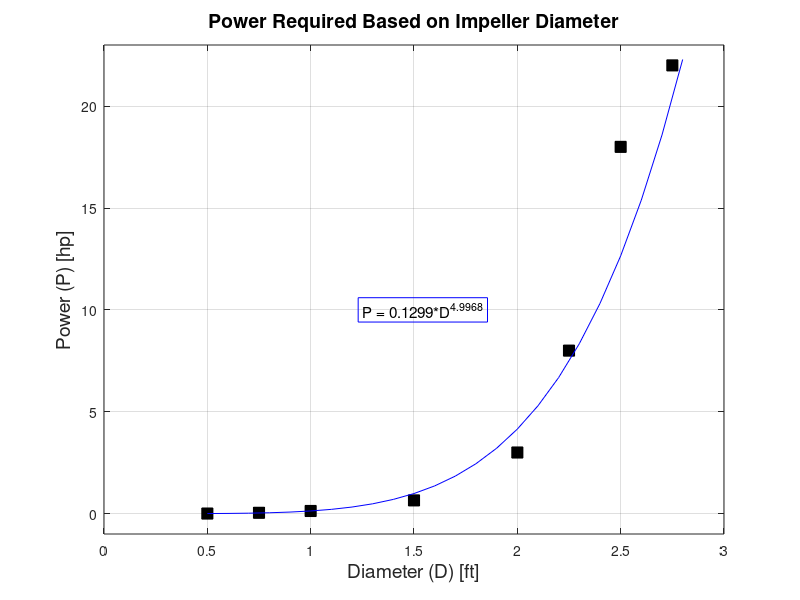

Recreate this plot in MATLAB.
%{
ENGR 1250-001 Levi Amaya 08/14/2020

Problem Summary:

    PARTS A and B ONLY

    In a turbine, a device used for mixing, the power required depends
    on the size and shape of the impeller. In the lab, we have collected
    the following data:

    a. Create a proper plot of the power (P, ordinate) versus the
    diameter (D) assuming the data are experimental.

    b. Use polyfit to determine a power relationship for the data
    set and graph the resulting trendline along with the
    experimental data.

Variables:
    Known:
        Diameter = The impeller diameter data in feet [ft]
        Power = The turbine power lab data in horsepower [hp]
        x_pf = The range of values of the independent variable for the trendline function in feet [ft]

    Unknown:
        Coeff = Trendline coefficients stored in a vector.
        m = The independent variable power coefficient for the trendline function.
        b = The independent variable coefficient for the trendline function.
        y_pf = The calculated dependent variable values for the trendline function in horsepower [hp]
        TE = The Trendline equation saved as a String.

Assumptions:
    None

%}
%Housekeeping
clc
clear
close all

%Initializing known variables
Diameter = [0.5 0.75 1 1.5 2 2.25 2.5 2.75];%[ft]
Power =     [0.004 0.04 0.13 0.65 3 8 18 22];%[hp]

% Part a:

%Plotting the experimental data:
figure('color','w');

plot(Diameter,Power,'s k','MarkerFaceColor','k','MarkerSize',8);

grid on    %Setting grid lines

axis([0 3 -1 23]);%Setting the axis domain and range

%Labeling the axis
xlabel('Diameter (D) [ft]','FontSize',14);
ylabel('Power (P) [hp]','FontSize',14)

%Adding plot title
title('Power Required Based on Impeller Diameter','FontWeight','bold','FontSize',14);

% Part b:

%Finding Trendline coefficients:
Coeff = polyfit(log10(Diameter),log10(Power),1);

%Setting Trendline coefficients:
m = Coeff(1);
b = power(10,Coeff(2));

%Setting trendline function variables:
x_pf = [0.5: 0.1 : 2.8];
y_pf = b*x_pf.^m;

hold on    %To keep previous plot

%Plotting trendline:
plot(x_pf,y_pf,'b -')

%Making the trendline equation string:
TE = sprintf('P = %0.4f*D^{%0.4f}',b,m);

%Printing trendline to plot
text(1.25,10,TE,'EdgeColor','b','FontSize',11);%Final answer